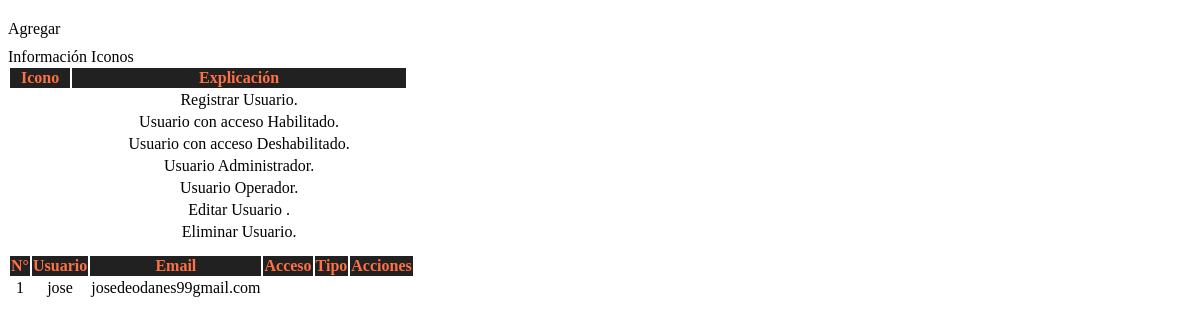
Page /views/admin/usuarios/principal.php on the earlier database version.
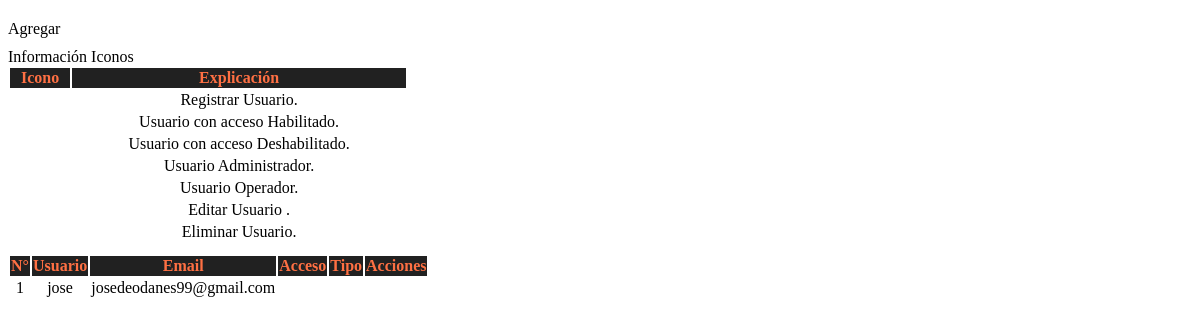
Same page on the later database version.
### tables this page shows
CREATE TABLE `usuarios` (
  `id_usuario` int(11) NOT NULL,
  `usuario` varchar(50) NOT NULL,
  `email` varchar(150) NOT NULL,
  `passw` text DEFAULT NULL,
  `tipo` int(11) DEFAULT NULL,
  `estado` int(11) DEFAULT NULL,
  `token` varchar(10) DEFAULT NULL
);

### models/procesos.php (called while the page is built, shortened)
<?php
    class CRUD{
        public function select($query){
            $modelo = new ConexionDB();
            $conexion = $modelo->get_conexion();
            $stm = $conexion->prepare($query);
            $stm->execute();
            return $stm;
        }
    }
?>

### controllers/procesos.php (called while the page is built, shortened)
<?php
    function SelectData($query,$opcion=""){
        $rows = null;
        $consultas = new CRUD();
        $data = $consultas->select($query);
        if($opcion == "i"){
            while ($result = $data->fetch()){
                $rows[] = $result;
            }
            return $rows;
        }else{
            return $data;
        }
    }
?>

### views/admin/usuarios/principal.php (the view, shortened to what this page needs)
<?php
    include '../../../models/procesos.php';
	include '../../../controllers/procesos.php';
    $query = "SELECT * FROM usuarios";
    $DataUser = SelectData($query);
    $cont = 0;
?>
<div class="container" id="contenido-usuario" style="margin-top: 20px; margin-bottom:40px;">
    <div class="row">
        <div class="col-sm-12 col-md-12">
            <a class="btn btn-success text-white new_user" style="margin-bottom: 10px;"><i class="fas fa-user-plus"></i> Agregar</a>
            <div style="margin-top: 10px;margin-bottom: 10px;">
                <a style='cursor: pointer;' onClick="muestra_oculta('contenido-icon')" title="" class="btn btn-info text-white boton_mostrar">
                    <i class="fas fa-info-circle"></i>  Información Iconos
                </a>
                <div id="contenido-icon" style="display: none;">
                    <?php include 'tabla_icon.php';?>
                </div>
            </div>
            <table class="table table-hover table-responsive-xl">
                <thead>
                    <tr>
                        <th>N°</th>
                        <th>Usuario</th>
                        <th>Email</th>
                        <th>Acceso</th>
                        <th>Tipo</th>
                        <th colspan="2">Acciones</th>
                    </tr>
                </thead>
                <tbody>
                <?php foreach($DataUser AS $result):?>
                    <tr>
                        <td><?php echo $cont += 1; ?></td>
                        <td><?php echo $result['usuario']; ?></td>
                        <td><?php echo $result['email']; ?></td>
                        <td>
                        </td>
                        <td>
                        </td>
                        <td>
                        </td>
                        <td>
                        </td>
                    </tr>
                    <?php endforeach ?>
                </tbody>
            </table>
        </div>
    </div>
</div>

### views/admin/usuarios/tabla_icon.php
<table class="table table-sm" style="width: 400px;">
    <thead>
        <tr>
            <th>Icono</th>
            <th>Explicación</th>
        </tr>
    </thead>
    <tbody>
    <tr>
        <td><i class="fas fa-user-plus"></i></td>
        <td>Registrar Usuario.</td>
    </tr>
    <tr>
        <td><i class="fas fa-user-check"></i></td>
        <td>Usuario con acceso Habilitado.</td>
    </tr>
    <tr>
        <td><i class="fas fa-user-slash"></i></td>
        <td>Usuario con acceso Deshabilitado.</td>
    </tr>
    <tr>
        <td><i class="fas fa-user-shield"></i></td>
        <td>Usuario Administrador.</td>
    </tr>
    <tr>
        <td><i class="fas fa-user-cog"></i></td>
        <td>Usuario Operador.</td>
    </tr>
    <tr>
        <td><i class="fas fa-user-edit"></i></td>
        <td>Editar Usuario .</td>
    </tr>
    <tr>
        <td><i class="fas fa-user-times"></i></td>
        <td>Eliminar Usuario.</td>
    </tr>
    </tbody>
</table>

### views/admin/usuarios/principal.php (style rules this page uses)
th { text-align: center;background-color: #212121;color:#ff7043;font-weight: bold; }
td { text-align: center; }

Differences in the rows shown:
changed usuarios "jose": email "josedeodanes99gmail.com" → "josedeodanes99@gmail.com"
